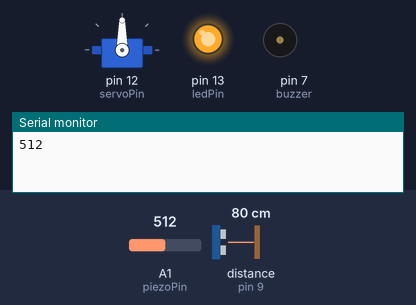
This sketch was run on a simulated Arduino Uno, built with avr-gcc and run on an emulated ATmega328P. Parts: servo, output pins drawn as LEDs (lit = HIGH), buzzer (waves = sounding, pin HIGH), the last lines printed to the serial monitor. Wiring (inferred from the names in the program): ultrasonic range finder: trigger pin 8; echo pin 9. Inputs (shaded band) come from the test bench; at power-on: A1 (piezoPin) = 512, distance to the obstacle (sensor on pin 9) 80 cm. The echo pulse lasts 58.3 µs per cm; pins used as bus, display or sensor lines are not drawn.

Above: at 1.2 s.
1.3 s: A1 (piezoPin) set to 13
3.5 s: A1 (piezoPin) set to 10
At 4.7 s:
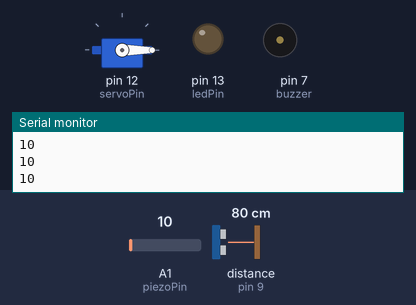
5.5 s: distance to the obstacle (sensor on pin 9) set to 24 cm
7.0 s: distance to the obstacle (sensor on pin 9) set to 19 cm
At 7.7 s:
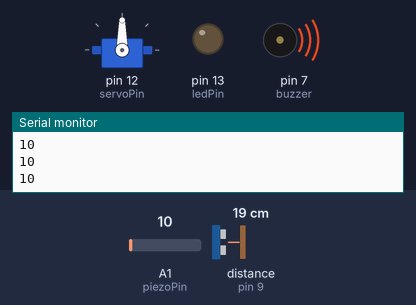
8.5 s: A1 (piezoPin) set to 30
At 9.2 s:
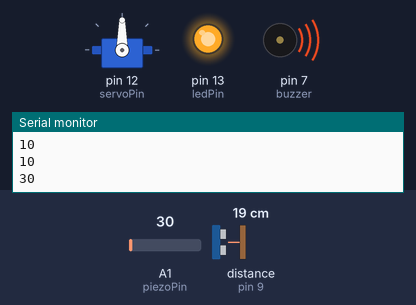
10.0 s: A1 (piezoPin) set to 0
At 11.0 s:
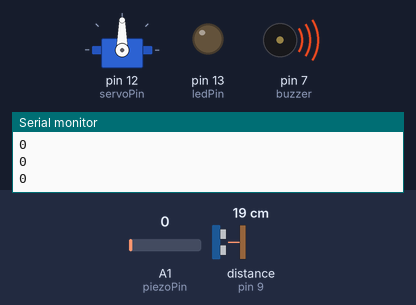
Timing chart, 0 to 13.0 s (numbered marks = the images above; inputs shaded):
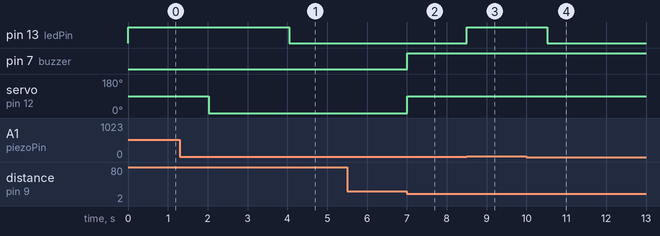

Measured:
- the behaviour switches between 12 and 11 on A1 (piezoPin) (found by bisection; images 0 and 1)
- the behaviour switches between 22 and 21 cm on distance to the obstacle (sensor on pin 9) (found by bisection; images 1 and 2)
- after the input at 3.5 s, pin 13 (ledPin): HIGH → LOW after 0.55 s
- after the input at 7.0 s, pin 7 (buzzer): LOW → HIGH at once; servo on pin 12 (servoPin): 0° → 90° at once
- after the input at 8.5 s, pin 13 (ledPin): LOW → HIGH at once
- after the input at 10.0 s, pin 13 (ledPin): HIGH → LOW after 0.52 s

The sketch:

piezo.ino
```cpp
#include <Servo.h>
#include <SoftwareSerial.h>
SoftwareSerial B(10,11); //10-RX, 11-TX

const int trigPin = 8;
const int echoPin = 9;
const int buzzer = 7;
const int ledPin = 13;
const int piezoPin = A1;
const int servoPin = 12;

Servo myServo;
int safetyDistance;

void setup() {
  pinMode(trigPin, OUTPUT);
  pinMode(echoPin, INPUT);
  pinMode(buzzer, OUTPUT);
  pinMode(ledPin, OUTPUT);
  pinMode(piezoPin, INPUT);
  myServo.attach(servoPin);
  Serial.begin(9600);
  B.begin(9600);
}

void loop() {

  int piezoValue = analogRead(piezoPin);
  int distance = calculateDistance();
  Serial.println(analogRead(piezoPin));
  // Piezo sensor
  if (analogRead(piezoPin)>11) {
      digitalWrite(ledPin, HIGH);
      B.print("Thief Detected");
      B.print(";");
      delay(2000);
    }
    else {
      digitalWrite(ledPin,LOW);
      B.print("Safe");
      B.print(";");
    }

  // Ultrasonic sensor
  if (distance <= 20) { // Change the safe distance here
    digitalWrite(buzzer, HIGH);
    myServo.write(90);
  } else {
    digitalWrite(buzzer, LOW);
    myServo.write(0);
  }
}

int calculateDistance() {
  digitalWrite(trigPin, LOW);
  delayMicroseconds(2);
  digitalWrite(trigPin, HIGH);
  delayMicroseconds(10);
  digitalWrite(trigPin, LOW);
  long duration = pulseIn(echoPin, HIGH);
  int distance = duration * 0.034 / 2;
  safetyDistance = distance;
  return distance;
}
```
